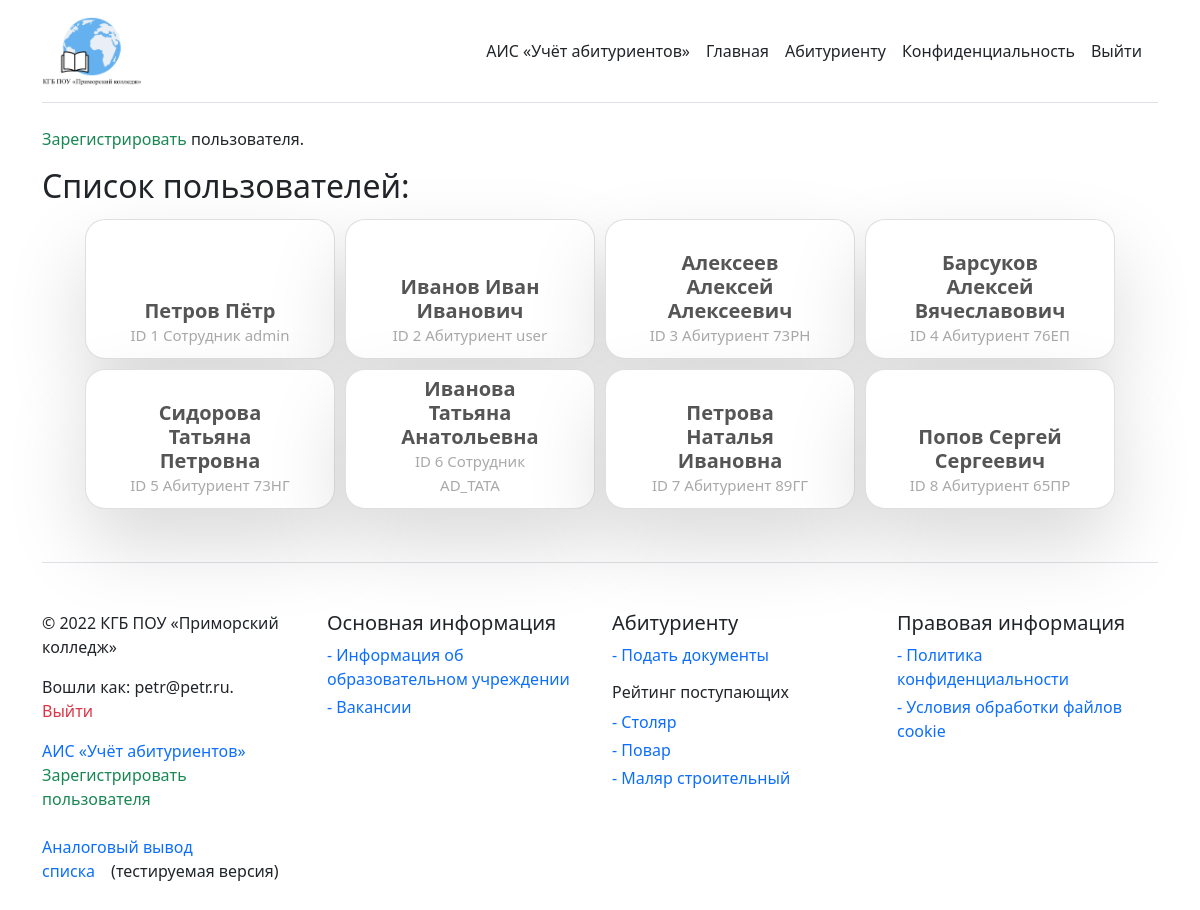
The app's page /admin_analog (signed in) with its own data.
### app/models.py (models this page shows, shortened)
class User(UserMixin, db.Model):
    id = db.Column(db.Integer, primary_key=True)
    fullname = db.Column(db.String(128), index=True)
    email = db.Column(db.String(128), index=True, unique=True)
    password_hash = db.Column(db.String(128))
    cook = db.Column(db.Boolean, index=True)
    carp = db.Column(db.Boolean, index=True)
    paint = db.Column(db.Boolean, index=True)
    id_reg = db.Column(db.String(32), index=True)
    gpa = db.Column(db.Float, index=True)
    docs = db.Column(db.Boolean, index=True)
    phone = db.Column(db.Integer, index=True)
    admin = db.Column(db.Boolean, index=True)

### app/routes.py (the view)
@app.route('/admin_analog')
@login_required
def admin_analog():
    if current_user.admin == True:
        users = User.query.all()
        return render_template('admin_analog.html', title='Карточка поступающих поступающих', users=users)
    else:
        flash('Ошибка! У Вас нет доступа к странице')
        return redirect(url_for('index'))

### app/models.py (called while the page is built)
@login.user_loader
def load_user(id):
    return User.query.get(int(id))

### app/templates/admin_analog.html (shortened to what this page needs)
{% extends "base.html" %}
{% block content %}
<p><a class="link-success text-decoration-none" href="{{ url_for('registration') }}">Зарегистрировать</a> пользователя.</p>
<h2>Список пользователей:</h2>
<div class="flexim">
    {% for user in users %}
        <div class="padd">
        <div class="card">
            <div class="content">
                <div class="details">
                    <h2>{{ user.fullname }}<br><span>ID {{ user.id }} {% if user.admin == True %}Сотрудник{% else %}Абитуриент{% endif %} {{ user.id_reg }}</span></h2>
                </div>
            </div>
        </div>
    </div>
    {% endfor %}
</div>
{% endblock %}

### app/templates/base.html (shortened to what this page needs)
<html>
    <head>
      <link rel="stylesheet" href="https://cdn.jsdelivr.net/npm/bootstrap@5.1.3/dist/css/bootstrap.min.css">
    </head>
    <body>
        <div class="container py-3">
          <header>
            <div class="d-flex flex-column flex-md-row align-items-center pb-3 mb-4 border-bottom">
              <a href="{{ url_for('index') }}" class="d-flex align-items-center text-dark text-decoration-none">
                <img src="/static/logo.png" width="100px">
              </a>
              <nav class="d-inline-flex mt-2 mt-md-0 ms-md-auto">
                {% if current_user.admin == True %}
                <a class="me-3 py-2 text-dark text-decoration-none" href="{{ url_for('admin') }}">АИС «Учёт абитуриентов»</a>
                {% endif %}
                <a class="me-3 py-2 text-dark text-decoration-none" href="{{ url_for('index') }}">Главная</a>
                <a class="me-3 py-2 text-dark text-decoration-none" href="{{ url_for('regofapp') }}">Абитуриенту</a>
                <a class="me-3 py-2 text-dark text-decoration-none" href="{{ url_for('confidentiality') }}">Конфиденциальность</a>
                {% if current_user.is_anonymous %}
                <a class="me-3 py-2 text-dark text-decoration-none" href="{{ url_for('login') }}">Войти</a>
                {% else %}
                <a class="me-3 py-2 text-dark text-decoration-none" href="{{ url_for('logout') }}">Выйти</a>
                {% endif %}
              </nav>
            </div>
          </header>
          {% block content %}{% endblock %}
          <footer class="pt-4 my-md-5 pt-md-5 border-top">
            <div class="row">
              <div class="col-12 col-md">
                <p class="d-block mb-3 text-dark">&copy; 2022 КГБ ПОУ «Приморский колледж»</p>
                {% if current_user.is_anonymous %}
                <p class="d-block mb-3 text-dark">Вы не вошли в систему. <a class="me-3 py-2 link-success text-decoration-none" href="{{ url_for('login') }}">Войти?</a></p>
                {% else %}
                <p class="d-block mb-3 text-dark">Вошли как: {{ current_user.email }}. <a class="me-3 py-2 link-danger text-decoration-none" href="{{ url_for('logout') }}">Выйти</a></p>
                {% endif %}
                {% if current_user.admin == True %}
                <a class="me-3 py-2 link-primary text-decoration-none" href="{{ url_for('admin') }}">АИС «Учёт абитуриентов»</a>
                <a class="me-3 py-2 link-success text-decoration-none" href="{{ url_for('registration') }}">Зарегистрировать пользователя</a>
                <br><br>
                <a class="me-3 py-2 link-primary text-decoration-none" href="{{ url_for('admin_analog') }}">Аналоговый вывод списка</a>(тестируемая версия)
                {% elif current_user.admin == False %}
                <p class="d-block mb-3 text-dark">Идентификатор абитуриента: {{ current_user.id_reg }}.</p>
                {% endif %}
              </div>
              <div class="col-6 col-md">
                <h5>Основная информация</h5>
                <ul class="list-unstyled text-small">
                  <li class="mb-1"><a class="link-primary text-decoration-none" href="{{ url_for('index') }}">- Информация об образовательном учреждении</a></li>
                  <li class="mb-1"><a class="link-primary text-decoration-none" href="{{ url_for('vacancy') }}">- Вакансии</a></li>
                </ul>
              </div>
              <div class="col-6 col-md">
                <h5>Абитуриенту</h5>
                <ul class="list-unstyled text-small">
                  <li class="mb-1"><a class="link-primary text-decoration-none" href="{{ url_for('regofapp') }}">- Подать документы</a></li>
                </ul>
                <h6>Рейтинг поступающих</h6>
                <ul class="list-unstyled text-small">
                  <li class="mb-1"><a class="link-primary text-decoration-none" href="{{ url_for('rating_carp') }}">- Столяр</a></li>
                  <li class="mb-1"><a class="link-primary text-decoration-none" href="{{ url_for('rating_cook') }}">- Повар</a></li>
                  <li class="mb-1"><a class="link-primary text-decoration-none" href="{{ url_for('rating_painter') }}">- Маляр строительный</a></li>
                </ul>
              </div>
              <div class="col-6 col-md">
                <h5>Правовая информация</h5>
                <ul class="list-unstyled text-small">
                  <li class="mb-1"><a class="link-primary text-decoration-none" href="{{ url_for('confidentiality') }}">- Политика конфиденциальности</a></li>
                  <li class="mb-1"><a class="link-primary text-decoration-none" href="{{ url_for('cookie') }}">- Условия обработки файлов cookie</a></li>
                </ul>
              </div>
            </div>
          </footer>
        </div>
    </body>
</html>

### app/templates/admin_analog.html (style rules this page uses)
.flexim { display: flex; flex-wrap: wrap; justify-content: center; }
.padd { padding: 5px; }
.card { position: relative; width: 250px; height: 140px; background: #fff; border-radius: 20px; transition: 0.35s; box-shadow: 0 35px 80px rgba(0,0,0,0.15); }
.card .content { position: absolute; width: 100%; height: 100%; display: flex; justify-content: center; align-items: flex-end; overflow: hidden; }
.card .details { padding: 40px 40px; text-align: center; width: 100%; transition: 0.3s; transform: translateY(250px); }
.card .details h2 { font-size: 1.25em; font-weight: 600; color: #555; line-height: 1.2em; }
.card .details h2 span { font-size: 0.75em; font-weight: 500; opacity: 0.5; }

### records on screen
User: fullname "Петров Пётр", id "1", admin "Сотрудник", id_reg "admin", email "petr@petr.ru"
User: fullname "Иванов Иван Иванович", id "2", admin "Абитуриент", id_reg "user"
User: fullname "Алексеев Алексей Алексеевич", id "3", admin "Абитуриент", id_reg "73РН"
User: fullname "Барсуков Алексей Вячеславович", id "4", admin "Абитуриент", id_reg "76ЕП"
User: fullname "Сидорова Татьяна Петровна", id "5", admin "Абитуриент", id_reg "73НГ"
User: fullname "Иванова Татьяна Анатольевна", id "6", admin "Сотрудник", id_reg "AD_TATA"
User: fullname "Петрова Наталья Ивановна", id "7", admin "Абитуриент", id_reg "89ГГ"
User: fullname "Попов Сергей Сергеевич", id "8", admin "Абитуриент", id_reg "65ПР"
